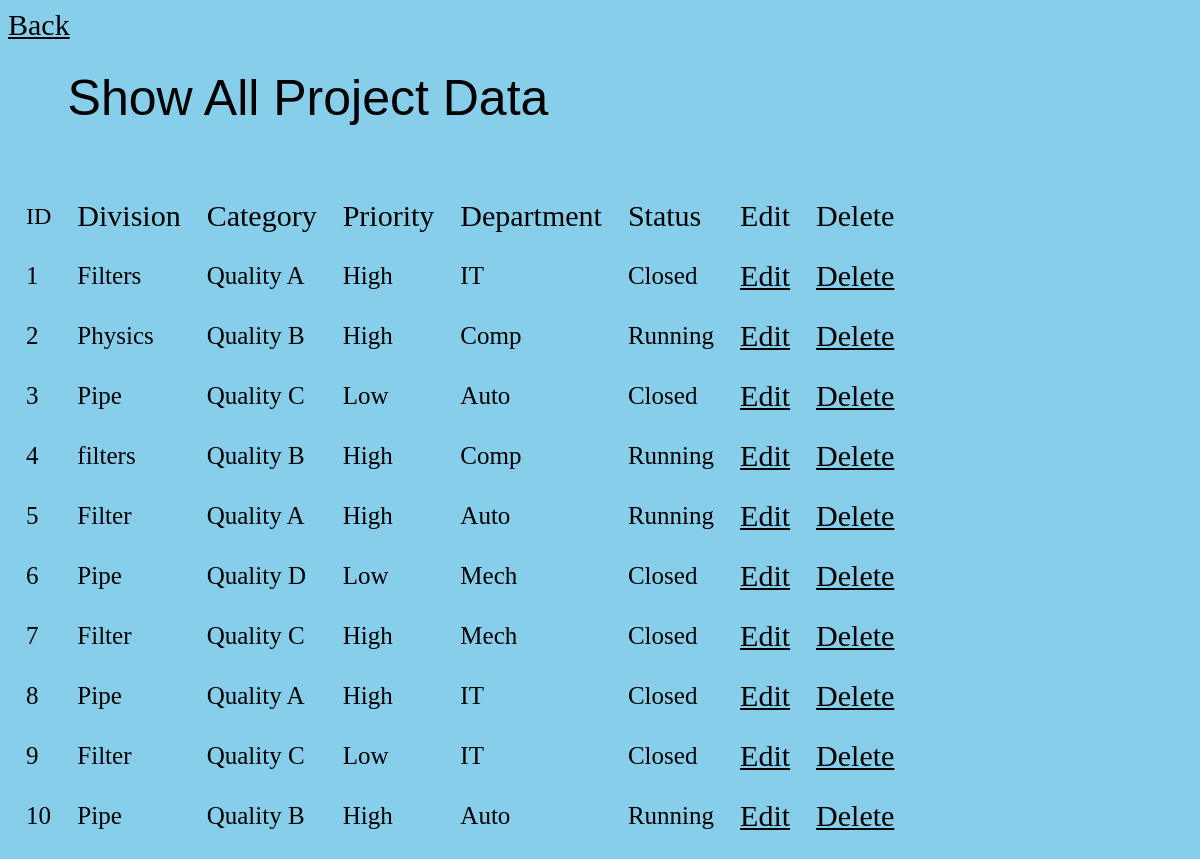
The page /send on the database its author committed.
### Application/models.py (models this page shows)
class Task(models.Model):
    ID=models.IntegerField(primary_key=True)
    Status=models.CharField(max_length=20)
    Division=models.CharField(max_length=50)
    Category=models.CharField(max_length=20)
    Priority=models.CharField(max_length=10)
    Department=models.CharField(max_length=30)

### Application/views.py (the view, shortened to what this page needs)
# urls.py: path('send',views.send,name='send'),
def send(request):
    data=Task.objects.all()
    return render(request,'show.html',{'data':data})

### template/show.html (shortened to what this page needs)
<!DOCTYPE html>
{% load static %}
<html lang="en">
    <head>
        <link rel="stylesheet" href="{% static 'show.css' %}">
    </head>
    <body>
        <u><a href="/navbar"style="color:black">Back</a></u>
        <br/>
        <br/>
        <div id='head'>
        <center>Show All Project Data</center>
        </div>
            <br/>
            <br/>
        <div id="OneDiv">
            <table  cellspacing='10' cellpadding="6" width='90%' color='Red' >
                <tr >
                    <td>ID</td>
                    <td style="font-size: 30px;">Division</td>
                    <td style="font-size: 30px;">Category</td>
                   <td style="font-size: 30px;">Priority</td>
                    <td style="font-size: 30px;">Department</td>
                    <td style="font-size: 30px;">Status</td>
                    <td style="font-size: 30px;">Edit</td>
                    <td style="font-size: 30px;">Delete</td>
                </tr>
                {% for d in data %}
                    <tr>
                        <td style="font-size: 25px;">{{d.ID}}</td>
                        <td style="font-size: 25px;">{{d.Division}}</td>
                        <td style="font-size: 25px;">{{d.Category}}</td>
                        <td style="font-size: 25px;">{{d.Priority}}</td>
                        <td style="font-size: 25px;">{{d.Department}}</td>
                        <td style="font-size: 25px;">{{d.Status}}</td>
                        <td style="font-size: 25px;">
                            <u><a href="/edit?ID={{d.ID}} "style="color:black">Edit</a></u>
                        </td>
                            <td>
                            <u><a href="/delete?ID={{d.ID}}" style="color:black">Delete</a></u>
                        </td>
                    </tr>
                {% endfor %}
            </table>
        </div>
    </body>
</html>

### static/show.css (style rules this page uses)
#head { font-size:50px; color: black; font-family: Arial, Helvetica, sans-serif; }
body { background-color:skyblue; width: 50%; height: 100%; font-size: 24px; }
a:link { color:black; background-color:transparent ; text-decoration: none; font-size: 30px; }
th, td { padding: 8px; }

### rows shown on the page
Task: ID "1", Division "Filters", Category "Quality A", Priority "High", Department "IT", Status "Closed"
Task: ID "2", Division "Physics", Category "Quality B", Priority "High", Department "Comp", Status "Running"
Task: ID "3", Division "Pipe", Category "Quality C", Priority "Low", Department "Auto", Status "Closed"
Task: ID "4", Division "filters", Category "Quality B", Priority "High", Department "Comp", Status "Running"
Task: ID "5", Division "Filter", Category "Quality A", Priority "High", Department "Auto", Status "Running"
Task: ID "6", Division "Pipe", Category "Quality D", Priority "Low", Department "Mech", Status "Closed"
Task: ID "7", Division "Filter", Category "Quality C", Priority "High", Department "Mech", Status "Closed"
Task: ID "8", Division "Pipe", Category "Quality A", Priority "High", Department "IT", Status "Closed"
Task: ID "9", Division "Filter", Category "Quality C", Priority "Low", Department "IT", Status "Closed"
Task: ID "10", Division "Pipe", Category "Quality B", Priority "High", Department "Auto", Status "Running"
